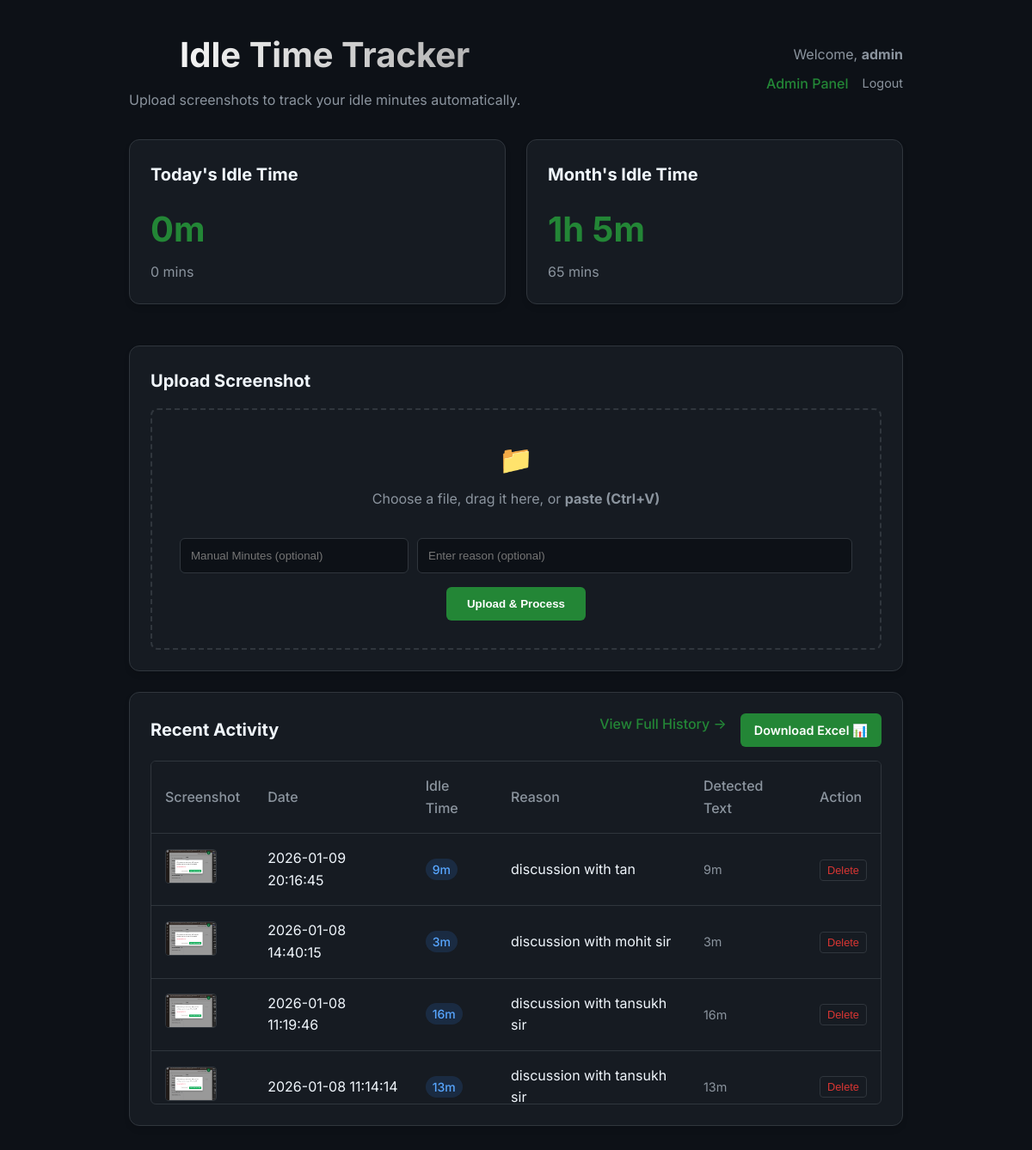
The page / (signed in) on the database its author committed.
### tables this page shows
CREATE TABLE users (
            id INTEGER PRIMARY KEY AUTOINCREMENT,
            username TEXT UNIQUE NOT NULL,
            password_hash TEXT NOT NULL,
            is_admin BOOLEAN DEFAULT 0
        );

CREATE TABLE records (
            id INTEGER PRIMARY KEY AUTOINCREMENT,
            timestamp DATETIME DEFAULT CURRENT_TIMESTAMP,
            filename TEXT,
            idle_minutes INTEGER,
            original_text TEXT
        , reason TEXT, user_id INTEGER REFERENCES users(id));

### app.py (the view)
@app.route('/')
@login_required
def index():
    stats = get_stats(page=1, per_page=5, user_id=current_user.id)
    return render_template('index.html', stats=stats)

### app.py (called while the page is built)
@login_manager.user_loader
def load_user(user_id):
    return User.get(user_id)

def format_minutes(total_minutes):
    if total_minutes is None:
        return "0m"
    h = total_minutes // 60
    m = total_minutes % 60
    if h > 0:
        return f"{h}h {m}m"
    return f"{m}m"

    @staticmethod
    def get(user_id):
        conn = sqlite3.connect(app.config['Db_PATH'])
        c = conn.cursor()
        c.execute("SELECT * FROM users WHERE id = ?", (user_id,))
        user_data = c.fetchone()
        conn.close()
        if user_data:
            return User(id=user_data[0], username=user_data[1], password_hash=user_data[2], is_admin=user_data[3])
        return None

### templates/index.html (shortened to what this page needs)
<!DOCTYPE html>
<html lang="en">
<head>
    <link rel="stylesheet" href="{{ url_for('static', filename='style.css') }}">
</head>
<body>
    <div class="container">
        <header style="display: flex; justify-content: space-between; align-items: center; margin-bottom: 2rem;">
            <div>
                <h1>Idle Time Tracker</h1>
                <p class="subtitle">Upload screenshots to track your idle minutes automatically.</p>
            </div>
            <div style="text-align: right;">
                <span style="display: block; color: var(--text-secondary); margin-bottom: 0.5rem;">Welcome, <strong>{{
                        current_user.username }}</strong></span>
                <div style="display: flex; gap: 1rem; justify-content: flex-end;">
                    {% if current_user.is_admin %}
                    <a href="{{ url_for('admin') }}"
                        style="color: var(--accent-color); text-decoration: none; font-weight: 500;">Admin Panel</a>
                    {% endif %}
                    <a href="{{ url_for('logout') }}"
                        style="color: var(--text-secondary); text-decoration: none; font-size: 0.9rem;">Logout</a>
                </div>
            </div>
        </header>
        <div class="stats-grid">
            <div class="card stat-card">
                <h2>Today's Idle Time</h2>
                <div class="value">{{ stats.today | format_minutes }}</div>
                <div class="sub-value" style="font-size: 1rem; color: var(--text-secondary); margin-top: 5px;">{{
                    stats.today }} mins</div>
            </div>
            <div class="card stat-card">
                <h2>Month's Idle Time</h2>
                <div class="value">{{ stats.month | format_minutes }}</div>
                <div class="sub-value" style="font-size: 1rem; color: var(--text-secondary); margin-top: 5px;">{{
                    stats.month }} mins</div>
            </div>
        </div>
        <div class="card upload-card" id="drop-zone">
            <h2>Upload Screenshot</h2>
            <form action="{{ url_for('upload_file') }}" method="post" enctype="multipart/form-data" class="upload-form"
                id="uploadForm">
                <label for="file" class="file-label" id="fileLabel">
                    <span class="icon">📁</span>
                    <span>Choose a file, drag it here, or <strong>paste (Ctrl+V)</strong></span>
                </label>
                <div class="form-group" style="width: 100%; margin-top: 1rem; display: flex; gap: 10px;">
                    <input type="number" name="manual_minutes" id="manual_minutes"
                        placeholder="Manual Minutes (optional)" class="input-reason" min="1"
                        style="flex: 1; padding: 0.75rem; border: 1px solid var(--border-color); border-radius: 6px; background: var(--bg-color); color: var(--text-primary);">
                    <input type="text" name="reason" placeholder="Enter reason (optional)" class="input-reason"
                        style="flex: 2; padding: 0.75rem; border: 1px solid var(--border-color); border-radius: 6px; background: var(--bg-color); color: var(--text-primary);">
                </div>
                <button type="submit" class="btn-primary" id="submitBtn">Upload & Process</button>
            </form>
        </div>
        <div class="card">
            <div class="card-header"
                style="display: flex; justify-content: space-between; align-items: center; margin-bottom: 1rem;">
                <div style="display: flex; align-items: center; gap: 1rem;">
                    <h2 style="margin: 0;">Recent Activity</h2>
                </div>
                <div style="display: flex; gap: 1rem;">
                    <a href="{{ url_for('history') }}"
                        style="text-decoration: none; color: var(--accent-color); font-weight: 500;">View Full History
                        →</a>
                    <a href="{{ url_for('export_excel') }}" class="btn-primary"
                        style="text-decoration: none; font-size: 0.9rem; padding: 0.5rem 1rem;">Download Excel 📊</a>
                </div>
            </div>
            <div id="data-container">
                {% with records=stats.recent.records,
                page=1,
                per_page=5,
                total_pages=0,
                endpoint='index',
                current_month=None %}
                {% include 'partials/table_content.html' %}
                {% endwith %}
            </div>
        </div>
    </div>
</body>
</html>

### templates/partials/table_content.html (shortened to what this page needs)
{% if records %}
<div class="table-wrapper">
    <table class="history-table">
        <thead>
            <tr>
                <th>Screenshot</th>
                <th>Date</th>
                <th>Idle Time</th>
                <th>Reason</th>
                <th>Detected Text</th>
                <th>Action</th>
            </tr>
        </thead>
        <tbody>
            {% for row in records %}
            <tr>
                <td>
                    {% if row[2] == 'manual_entry' %}
                    <span class="badge" style="background: #e9ecef; color: #495057;">📝 Manual</span>
                    {% else %}
                    <a href="{{ url_for('static', filename='uploads/' + row[2]) }}" target="_blank">
                        <img src="{{ url_for('static', filename='uploads/' + row[2]) }}" alt="Screenshot"
                            class="thumbnail">
                    </a>
                    {% endif %}
                </td>
                <td>{{ row[1] }}</td>
                <td><span class="badge">{{ row[3] | format_minutes }}</span></td>
                <td>{{ row[5] if row[5] else '-' }}</td>
                <td class="text-muted">{{ row[4] }}</td>
                <td>
                    <form action="{{ url_for('delete_record', record_id=row[0]) }}" method="post"
                        style="display:inline;">
                        <button type="submit" class="btn-delete"
                            onclick="return confirm('Are you sure?')">Delete</button>
                    </form>
                </td>
            </tr>
            {% endfor %}
        </tbody>
    </table>
</div>
{% else %}
<p class="empty-state">No records found.</p>
{% endif %}

### static/style.css (style rules this page uses)
:root { --bg-color: #0d1117; --card-bg: #161b22; --text-primary: #f0f6fc; --text-secondary: #8b949e; --accent-color: #238636; --accent-hover: #2ea043; --border-color: #30363d; --danger-color: #da3633; --bg-gradient: linear-gradient(135deg, #0d1117 0%, #161b22 100%); }
* { box-sizing: border-box; margin: 0; padding: 0; }
body { font-family: 'Inter', -apple-system, BlinkMacSystemFont, sans-serif; background: var(--bg-color); color: var(--text-primary); line-height: 1.6; min-height: 100vh; display: flex; justify-content: center; padding: 2rem; }
.container { width: 100%; max-width: 900px; }
header { margin-bottom: 2rem; text-align: center; }
h1 { font-size: 2.5rem; font-weight: 700; margin-bottom: 0.5rem; background: linear-gradient(90deg, #fff, #aaa); background-clip: text; -webkit-background-clip: text; -webkit-text-fill-color: transparent; }
.subtitle { color: var(--text-secondary); }
.card { background: var(--card-bg); border: 1px solid var(--border-color); border-radius: 12px; padding: 1.5rem; margin-bottom: 1.5rem; box-shadow: 0 4px 6px rgba(0, 0, 0, 0.1); }
h2 { font-size: 1.25rem; margin-bottom: 1rem; color: var(--text-primary); }
.stats-grid { display: grid; grid-template-columns: 1fr 1fr; gap: 1.5rem; margin-bottom: 1.5rem; }
.stat-card .value { font-size: 2.5rem; font-weight: 700; color: var(--accent-color); }
.upload-form { display: flex; flex-direction: column; gap: 1rem; align-items: center; border: 2px dashed var(--border-color); padding: 2rem; border-radius: 8px; transition: border-color 0.2s; }
.file-label { cursor: pointer; display: flex; flex-direction: column; align-items: center; color: var(--text-secondary); font-size: 1rem; }
.file-label .icon { font-size: 2rem; margin-bottom: 0.5rem; }
.btn-primary { background-color: var(--accent-color); color: white; border: none; padding: 0.75rem 1.5rem; border-radius: 6px; font-weight: 600; cursor: pointer; transition: background-color 0.2s; }
.thumbnail { width: 60px; height: 40px; object-fit: cover; border-radius: 4px; border: 1px solid var(--border-color); transition: transform 0.2s; }
.history-table { width: 100%; border-collapse: collapse; }
.history-table th, .history-table td { text-align: left; padding: 1rem; border-bottom: 1px solid var(--border-color); }
.history-table th { color: var(--text-secondary); font-weight: 500; }
.badge { background: rgba(56, 139, 253, 0.15); color: #58a6ff; padding: 4px 8px; border-radius: 20px; font-size: 0.875rem; font-weight: 500; }
.text-muted { color: var(--text-secondary); font-size: 0.9rem; }
.btn-delete { background: transparent; border: 1px solid var(--border-color); color: var(--danger-color); padding: 0.25rem 0.5rem; border-radius: 4px; cursor: pointer; font-size: 0.8rem; }
.table-wrapper { max-height: 400px; overflow-y: auto; border: 1px solid var(--border-color); border-radius: 6px; }
.table-wrapper th { position: sticky; top: 0; background: var(--card-bg); z-index: 1; box-shadow: 0 2px 0 var(--border-color); }

### rows shown on the page
users: username "admin"
records: filename (picture), timestamp "2026-01-09 20:16:45", idle_minutes "9m", reason "discussion with tan", original_text "9m"
records: filename (picture), timestamp "2026-01-08 14:40:15", idle_minutes "3m", reason "discussion with mohit sir", original_text "3m"
records: filename (picture), timestamp "2026-01-08 11:19:46", idle_minutes "16m", reason "discussion with tansukh sir", original_text "16m"
records: filename (picture), timestamp "2026-01-08 11:14:14", idle_minutes "13m", reason "discussion with tansukh sir", original_text "13m"

### other values the page prints
{{ stats.today | format_minutes }} "0m"
{{ stats.today }} "0"
{{ stats.month | format_minutes }} "1h 5m"
{{ stats.month }} "65"
